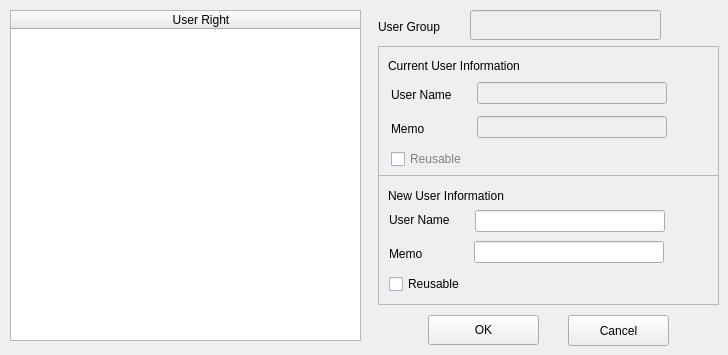
   <widget class="QWidget" name="tab">
    <attribute name="title">
     <string>Modify Account</string>
    </attribute>
    <widget class="QLabel" name="textLabel6">
     <property name="geometry">
      <rect>
       <x>378</x>
       <y>17</y>
       <width>91</width>
       <height>20</height>
      </rect>
     </property>
     <property name="text">
      <string>User Group</string>
     </property>
     <property name="wordWrap">
      <bool>false</bool>
     </property>
    </widget>
    <widget class="QPushButton" name="ButModifyUserOK">
     <property name="geometry">
      <rect>
       <x>428</x>
       <y>315</y>
       <width>111</width>
       <height>30</height>
      </rect>
     </property>
     <property name="text">
      <string>OK</string>
     </property>
    </widget>
    <widget class="QLineEdit" name="EditModUserGroup">
     <property name="enabled">
      <bool>false</bool>
     </property>
     <property name="geometry">
      <rect>
       <x>470</x>
       <y>10</y>
       <width>191</width>
       <height>30</height>
      </rect>
     </property>
    </widget>
    <widget class="QFrame" name="frame6">
     <property name="geometry">
      <rect>
       <x>378</x>
       <y>175</y>
       <width>341</width>
       <height>130</height>
      </rect>
     </property>
     <property name="frameShape">
      <enum>QFrame::StyledPanel</enum>
     </property>
     <property name="frameShadow">
      <enum>QFrame::Plain</enum>
     </property>
     <widget class="QLabel" name="textLabel12">
      <property name="geometry">
       <rect>
        <x>11</x>
        <y>31</y>
        <width>81</width>
        <height>28</height>
       </rect>
      </property>
      <property name="text">
       <string>User Name</string>
      </property>
      <property name="wordWrap">
       <bool>false</bool>
      </property>
     </widget>
     <widget class="QLabel" name="textLabel13">
      <property name="geometry">
       <rect>
        <x>11</x>
        <y>65</y>
        <width>81</width>
        <height>28</height>
       </rect>
      </property>
      <property name="text">
       <string>Memo</string>
      </property>
      <property name="wordWrap">
       <bool>false</bool>
      </property>
     </widget>
     <widget class="QLabel" name="textLabel11">
      <property name="geometry">
       <rect>
        <x>10</x>
        <y>10</y>
        <width>200</width>
        <height>21</height>
       </rect>
      </property>
      <property name="text">
       <string>New User Information</string>
      </property>
      <property name="wordWrap">
       <bool>false</bool>
      </property>
     </widget>
     <widget class="QLineEdit" name="EditModMemoNew">
      <property name="geometry">
       <rect>
        <x>96</x>
        <y>66</y>
        <width>190</width>
        <height>22</height>
       </rect>
      </property>
     </widget>
     <widget class="QLineEdit" name="EditModUserNameNew">
      <property name="geometry">
       <rect>
        <x>97</x>
        <y>35</y>
        <width>190</width>
        <height>22</height>
       </rect>
      </property>
     </widget>
     <widget class="QCheckBox" name="CheckModReuseNew">
      <property name="geometry">
       <rect>
        <x>11</x>
        <y>99</y>
        <width>131</width>
        <height>20</height>
       </rect>
      </property>
      <property name="palette">
       <palette>
        <active>
         <colorrole role="WindowText">
          <brush brushstyle="SolidPattern">
           <color alpha="255">
            <red>0</red>
            <green>0</green>
            <blue>0</blue>
           </color>
          </brush>
         </colorrole>
         <colorrole role="Button">
          <brush brushstyle="SolidPattern">
           <color alpha="255">
            <red>85</red>
            <green>170</green>
            <blue>255</blue>
           </color>
          </brush>
         </colorrole>
         <colorrole role="Light">
          <brush brushstyle="SolidPattern">
           <color alpha="255">
            <red>212</red>
            <green>234</green>
            <blue>255</blue>
           </color>
          </brush>
         </colorrole>
         <colorrole role="Midlight">
          <brush brushstyle="SolidPattern">
           <color alpha="255">
            <red>148</red>
            <green>202</green>
            <blue>255</blue>
           </color>
          </brush>
         </colorrole>
         <colorrole role="Dark">
          <brush brushstyle="SolidPattern">
           <color alpha="255">
            <red>42</red>
            <green>85</green>
            <blue>127</blue>
           </color>
          </brush>
         </colorrole>
         <colorrole role="Mid">
          <brush brushstyle="SolidPattern">
           <color alpha="255">
            <red>57</red>
            <green>113</green>
            <blue>170</blue>
           </color>
          </brush>
         </colorrole>
         <colorrole role="Text">
          <brush brushstyle="SolidPattern">
           <color alpha="255">
            <red>0</red>
            <green>0</green>
            <blue>0</blue>
           </color>
          </brush>
         </colorrole>
         <colorrole role="BrightText">
          <brush brushstyle="SolidPattern">
           <color alpha="255">
            <red>0</red>
            <green>0</green>
            <blue>0</blue>
           </color>
          </brush>
         </colorrole>
         <colorrole role="ButtonText">
          <brush brushstyle="SolidPattern">
           <color alpha="255">
            <red>0</red>
            <green>0</green>
            <blue>0</blue>
           </color>
          </brush>
         </colorrole>
         <colorrole role="Base">
          <brush brushstyle="SolidPattern">
           <color alpha="255">
            <red>255</red>
            <green>255</green>
            <blue>255</blue>
           </color>
          </brush>
         </colorrole>
         <colorrole role="Window">
          <brush brushstyle="SolidPattern">
           <color alpha="255">
            <red>212</red>
            <green>228</green>
            <blue>255</blue>
           </color>
          </brush>
         </colorrole>
         <colorrole role="Shadow">
          <brush brushstyle="SolidPattern">
           <color alpha="255">
            <red>0</red>
            <green>0</green>
            <blue>0</blue>
           </color>
          </brush>
         </colorrole>
         <colorrole role="Highlight">
          <brush brushstyle="SolidPattern">
           <color alpha="255">
            <red>255</red>
            <green>106</green>
            <blue>113</blue>
           </color>
          </brush>
         </colorrole>
         <colorrole role="HighlightedText">
          <brush brushstyle="SolidPattern">
           <color alpha="255">
            <red>0</red>
            <green>0</green>
            <blue>0</blue>
           </color>
          </brush>
         </colorrole>
         <colorrole role="Link">
          <brush brushstyle="SolidPattern">
           <color alpha="255">
            <red>0</red>
            <green>0</green>
            <blue>0</blue>
           </color>
          </brush>
         </colorrole>
         <colorrole role="LinkVisited">
          <brush brushstyle="SolidPattern">
           <color alpha="255">
            <red>0</red>
            <green>0</green>
            <blue>0</blue>
           </color>
          </brush>
         </colorrole>
        </active>
        <inactive>
         <colorrole role="WindowText">
          <brush brushstyle="SolidPattern">
           <color alpha="255">
            <red>0</red>
            <green>0</green>
            <blue>0</blue>
           </color>
          </brush>
         </colorrole>
         <colorrole role="Button">
          <brush brushstyle="SolidPattern">
           <color alpha="255">
            <red>85</red>
            <green>170</green>
            <blue>255</blue>
           </color>
          </brush>
         </colorrole>
         <colorrole role="Light">
          <brush brushstyle="SolidPattern">
           <color alpha="255">
            <red>212</red>
            <green>234</green>
            <blue>255</blue>
           </color>
          </brush>
         </colorrole>
         <colorrole role="Midlight">
          <brush brushstyle="SolidPattern">
           <color alpha="255">
            <red>123</red>
            <green>189</green>
            <blue>255</blue>
           </color>
          </brush>
         </colorrole>
         <colorrole role="Dark">
          <brush brushstyle="SolidPattern">
           <color alpha="255">
            <red>42</red>
            <green>85</green>
            <blue>127</blue>
           </color>
          </brush>
         </colorrole>
         <colorrole role="Mid">
          <brush brushstyle="SolidPattern">
           <color alpha="255">
            <red>57</red>
            <green>113</green>
            <blue>170</blue>
           </color>
          </brush>
         </colorrole>
         <colorrole role="Text">
          <brush brushstyle="SolidPattern">
           <color alpha="255">
            <red>0</red>
            <green>0</green>
            <blue>0</blue>
           </color>
          </brush>
         </colorrole>
         <colorrole role="BrightText">
          <brush brushstyle="SolidPattern">
           <color alpha="255">
            <red>0</red>
            <green>0</green>
            <blue>0</blue>
           </color>
          </brush>
         </colorrole>
         <colorrole role="ButtonText">
          <brush brushstyle="SolidPattern">
           <color alpha="255">
            <red>0</red>
            <green>0</green>
            <blue>0</blue>
           </color>
          </brush>
         </colorrole>
         <colorrole role="Base">
          <brush brushstyle="SolidPattern">
           <color alpha="255">
            <red>255</red>
            <green>255</green>
            <blue>255</blue>
           </color>
          </brush>
         </colorrole>
         <colorrole role="Window">
          <brush brushstyle="SolidPattern">
           <color alpha="255">
            <red>212</red>
            <green>228</green>
            <blue>255</blue>
           </color>
          </brush>
         </colorrole>
         <colorrole role="Shadow">
          <brush brushstyle="SolidPattern">
           <color alpha="255">
            <red>0</red>
            <green>0</green>
            <blue>0</blue>
           </color>
          </brush>
         </colorrole>
         <colorrole role="Highlight">
          <brush brushstyle="SolidPattern">
           <color alpha="255">
            <red>255</red>
            <green>106</green>
            <blue>113</blue>
           </color>
          </brush>
         </colorrole>
         <colorrole role="HighlightedText">
          <brush brushstyle="SolidPattern">
           <color alpha="255">
            <red>0</red>
            <green>0</green>
            <blue>0</blue>
           </color>
          </brush>
         </colorrole>
         <colorrole role="Link">
          <brush brushstyle="SolidPattern">
           <color alpha="255">
            <red>0</red>
            <green>0</green>
            <blue>0</blue>
           </color>
          </brush>
         </colorrole>
         <colorrole role="LinkVisited">
          <brush brushstyle="SolidPattern">
           <color alpha="255">
            <red>0</red>
            <green>0</green>
            <blue>0</blue>
           </color>
          </brush>
         </colorrole>
        </inactive>
        <disabled>
         <colorrole role="WindowText">
          <brush brushstyle="SolidPattern">
           <color alpha="255">
            <red>0</red>
            <green>0</green>
            <blue>0</blue>
           </color>
          </brush>
         </colorrole>
         <colorrole role="Button">
          <brush brushstyle="SolidPattern">
           <color alpha="255">
            <red>85</red>
            <green>170</green>
            <blue>255</blue>
           </color>
          </brush>
         </colorrole>
         <colorrole role="Light">
          <brush brushstyle="SolidPattern">
           <color alpha="255">
            <red>212</red>
            <green>234</green>
            <blue>255</blue>
           </color>
          </brush>
         </colorrole>
         <colorrole role="Midlight">
          <brush brushstyle="SolidPattern">
           <color alpha="255">
            <red>123</red>
            <green>189</green>
            <blue>255</blue>
           </color>
          </brush>
         </colorrole>
         <colorrole role="Dark">
          <brush brushstyle="SolidPattern">
           <color alpha="255">
            <red>42</red>
            <green>85</green>
            <blue>127</blue>
           </color>
          </brush>
         </colorrole>
         <colorrole role="Mid">
          <brush brushstyle="SolidPattern">
           <color alpha="255">
            <red>57</red>
            <green>113</green>
            <blue>170</blue>
           </color>
          </brush>
         </colorrole>
         <colorrole role="Text">
          <brush brushstyle="SolidPattern">
           <color alpha="255">
            <red>0</red>
            <green>0</green>
            <blue>0</blue>
           </color>
          </brush>
         </colorrole>
         <colorrole role="BrightText">
          <brush brushstyle="SolidPattern">
           <color alpha="255">
            <red>0</red>
            <green>0</green>
            <blue>0</blue>
           </color>
          </brush>
         </colorrole>
         <colorrole role="ButtonText">
          <brush brushstyle="SolidPattern">
           <color alpha="255">
            <red>128</red>
            <green>128</green>
            <blue>128</blue>
           </color>
          </brush>
         </colorrole>
         <colorrole role="Base">
          <brush brushstyle="SolidPattern">
           <color alpha="255">
            <red>255</red>
            <green>255</green>
            <blue>255</blue>
           </color>
          </brush>
         </colorrole>
         <colorrole role="Window">
          <brush brushstyle="SolidPattern">
           <color alpha="255">
            <red>212</red>
            <green>228</green>
            <blue>255</blue>
           </color>
          </brush>
         </colorrole>
         <colorrole role="Shadow">
          <brush brushstyle="SolidPattern">
           <color alpha="255">
            <red>0</red>
            <green>0</green>
            <blue>0</blue>
           </color>
          </brush>
         </colorrole>
         <colorrole role="Highlight">
          <brush brushstyle="SolidPattern">
           <color alpha="255">
            <red>255</red>
            <green>106</green>
            <blue>113</blue>
           </color>
          </brush>
         </colorrole>
         <colorrole role="HighlightedText">
          <brush brushstyle="SolidPattern">
           <color alpha="255">
            <red>0</red>
            <green>0</green>
            <blue>0</blue>
           </color>
          </brush>
         </colorrole>
         <colorrole role="Link">
          <brush brushstyle="SolidPattern">
           <color alpha="255">
            <red>0</red>
            <green>0</green>
            <blue>0</blue>
           </color>
          </brush>
         </colorrole>
         <colorrole role="LinkVisited">
          <brush brushstyle="SolidPattern">
           <color alpha="255">
            <red>0</red>
            <green>0</green>
            <blue>0</blue>
           </color>
          </brush>
         </colorrole>
        </disabled>
       </palette>
      </property>
      <property name="text">
       <string>Reusable</string>
      </property>
     </widget>
    </widget>
    <widget class="QFrame" name="frame5">
     <property name="geometry">
      <rect>
       <x>378</x>
       <y>46</y>
       <width>341</width>
       <height>130</height>
      </rect>
     </property>
     <property name="frameShape">
      <enum>QFrame::StyledPanel</enum>
     </property>
     <property name="frameShadow">
      <enum>QFrame::Plain</enum>
     </property>
     <widget class="QLabel" name="textLabel7">
      <property name="geometry">
       <rect>
        <x>13</x>
        <y>35</y>
        <width>81</width>
        <height>28</height>
       </rect>
      </property>
      <property name="text">
       <string>User Name</string>
      </property>
      <property name="wordWrap">
       <bool>false</bool>
      </property>
     </widget>
     <widget class="QLabel" name="textLabel8">
      <property name="geometry">
       <rect>
        <x>13</x>
        <y>69</y>
        <width>81</width>
        <height>28</height>
       </rect>
      </property>
      <property name="text">
       <string>Memo</string>
      </property>
      <property name="wordWrap">
       <bool>false</bool>
      </property>
     </widget>
     <widget class="QLabel" name="textLabel10">
      <property name="geometry">
       <rect>
        <x>10</x>
        <y>9</y>
        <width>190</width>
        <height>21</height>
       </rect>
      </property>
      <property name="text">
       <string>Current User Information</string>
      </property>
      <property name="wordWrap">
       <bool>false</bool>
      </property>
     </widget>
     <widget class="QLineEdit" name="EditModMemo">
      <property name="enabled">
       <bool>false</bool>
      </property>
      <property name="geometry">
       <rect>
        <x>99</x>
        <y>70</y>
        <width>190</width>
        <height>22</height>
       </rect>
      </property>
     </widget>
     <widget class="QLineEdit" name="EditModUserName">
      <property name="enabled">
       <bool>false</bool>
      </property>
      <property name="geometry">
       <rect>
        <x>99</x>
        <y>36</y>
        <width>190</width>
        <height>22</height>
       </rect>
      </property>
     </widget>
     <widget class="QCheckBox" name="CheckModReuse">
      <property name="enabled">
       <bool>false</bool>
      </property>
      <property name="geometry">
       <rect>
        <x>13</x>
        <y>103</y>
        <width>121</width>
        <height>20</height>
       </rect>
      </property>
      <property name="palette">
       <palette>
        <active>
         <colorrole role="WindowText">
          <brush brushstyle="SolidPattern">
           <color alpha="255">
            <red>0</red>
            <green>0</green>
            <blue>0</blue>
           </color>
          </brush>
         </colorrole>
         <colorrole role="Button">
          <brush brushstyle="SolidPattern">
           <color alpha="255">
            <red>85</red>
            <green>170</green>
            <blue>255</blue>
           </color>
          </brush>
         </colorrole>
         <colorrole role="Light">
          <brush brushstyle="SolidPattern">
           <color alpha="255">
            <red>212</red>
            <green>234</green>
            <blue>255</blue>
           </color>
          </brush>
         </colorrole>
         <colorrole role="Midlight">
          <brush brushstyle="SolidPattern">
           <color alpha="255">
            <red>148</red>
            <green>202</green>
            <blue>255</blue>
           </color>
          </brush>
         </colorrole>
         <colorrole role="Dark">
          <brush brushstyle="SolidPattern">
           <color alpha="255">
            <red>42</red>
            <green>85</green>
            <blue>127</blue>
           </color>
          </brush>
         </colorrole>
         <colorrole role="Mid">
          <brush brushstyle="SolidPattern">
           <color alpha="255">
            <red>57</red>
            <green>113</green>
            <blue>170</blue>
           </color>
          </brush>
         </colorrole>
         <colorrole role="Text">
          <brush brushstyle="SolidPattern">
           <color alpha="255">
            <red>0</red>
            <green>0</green>
            <blue>0</blue>
           </color>
          </brush>
         </colorrole>
         <colorrole role="BrightText">
          <brush brushstyle="SolidPattern">
           <color alpha="255">
            <red>0</red>
            <green>0</green>
            <blue>0</blue>
           </color>
          </brush>
         </colorrole>
         <colorrole role="ButtonText">
          <brush brushstyle="SolidPattern">
           <color alpha="255">
            <red>0</red>
            <green>0</green>
            <blue>0</blue>
           </color>
          </brush>
         </colorrole>
         <colorrole role="Base">
          <brush brushstyle="SolidPattern">
           <color alpha="255">
            <red>255</red>
            <green>255</green>
            <blue>255</blue>
           </color>
          </brush>
         </colorrole>
         <colorrole role="Window">
          <brush brushstyle="SolidPattern">
           <color alpha="255">
            <red>212</red>
            <green>228</green>
            <blue>255</blue>
           </color>
          </brush>
         </colorrole>
         <colorrole role="Shadow">
          <brush brushstyle="SolidPattern">
           <color alpha="255">
            <red>0</red>
            <green>0</green>
            <blue>0</blue>
           </color>
          </brush>
         </colorrole>
         <colorrole role="Highlight">
          <brush brushstyle="SolidPattern">
           <color alpha="255">
            <red>255</red>
            <green>106</green>
            <blue>113</blue>
           </color>
          </brush>
         </colorrole>
         <colorrole role="HighlightedText">
          <brush brushstyle="SolidPattern">
           <color alpha="255">
            <red>0</red>
            <green>0</green>
            <blue>0</blue>
           </color>
          </brush>
         </colorrole>
         <colorrole role="Link">
          <brush brushstyle="SolidPattern">
           <color alpha="255">
            <red>0</red>
            <green>0</green>
            <blue>0</blue>
           </color>
          </brush>
         </colorrole>
         <colorrole role="LinkVisited">
          <brush brushstyle="SolidPattern">
           <color alpha="255">
            <red>0</red>
            <green>0</green>
            <blue>0</blue>
           </color>
          </brush>
         </colorrole>
        </active>
        <inactive>
         <colorrole role="WindowText">
          <brush brushstyle="SolidPattern">
           <color alpha="255">
            <red>0</red>
            <green>0</green>
            <blue>0</blue>
           </color>
          </brush>
         </colorrole>
         <colorrole role="Button">
          <brush brushstyle="SolidPattern">
           <color alpha="255">
            <red>85</red>
            <green>170</green>
            <blue>255</blue>
           </color>
          </brush>
         </colorrole>
         <colorrole role="Light">
          <brush brushstyle="SolidPattern">
           <color alpha="255">
            <red>212</red>
            <green>234</green>
            <blue>255</blue>
           </color>
          </brush>
         </colorrole>
         <colorrole role="Midlight">
          <brush brushstyle="SolidPattern">
           <color alpha="255">
            <red>123</red>
            <green>189</green>
            <blue>255</blue>
           </color>
          </brush>
         </colorrole>
         <colorrole role="Dark">
          <brush brushstyle="SolidPattern">
           <color alpha="255">
            <red>42</red>
            <green>85</green>
            <blue>127</blue>
           </color>
          </brush>
         </colorrole>
         <colorrole role="Mid">
          <brush brushstyle="SolidPattern">
           <color alpha="255">
            <red>57</red>
            <green>113</green>
            <blue>170</blue>
           </color>
          </brush>
         </colorrole>
         <colorrole role="Text">
          <brush brushstyle="SolidPattern">
           <color alpha="255">
            <red>0</red>
            <green>0</green>
            <blue>0</blue>
           </color>
          </brush>
         </colorrole>
         <colorrole role="BrightText">
          <brush brushstyle="SolidPattern">
           <color alpha="255">
            <red>0</red>
            <green>0</green>
            <blue>0</blue>
           </color>
          </brush>
         </colorrole>
         <colorrole role="ButtonText">
          <brush brushstyle="SolidPattern">
           <color alpha="255">
            <red>0</red>
            <green>0</green>
            <blue>0</blue>
           </color>
          </brush>
         </colorrole>
         <colorrole role="Base">
          <brush brushstyle="SolidPattern">
           <color alpha="255">
            <red>255</red>
            <green>255</green>
            <blue>255</blue>
           </color>
          </brush>
         </colorrole>
         <colorrole role="Window">
          <brush brushstyle="SolidPattern">
           <color alpha="255">
            <red>212</red>
            <green>228</green>
            <blue>255</blue>
           </color>
          </brush>
         </colorrole>
         <colorrole role="Shadow">
          <brush brushstyle="SolidPattern">
           <color alpha="255">
            <red>0</red>
            <green>0</green>
            <blue>0</blue>
           </color>
          </brush>
         </colorrole>
         <colorrole role="Highlight">
          <brush brushstyle="SolidPattern">
           <color alpha="255">
            <red>255</red>
            <green>106</green>
            <blue>113</blue>
           </color>
          </brush>
         </colorrole>
         <colorrole role="HighlightedText">
          <brush brushstyle="SolidPattern">
           <color alpha="255">
            <red>0</red>
            <green>0</green>
            <blue>0</blue>
           </color>
          </brush>
         </colorrole>
         <colorrole role="Link">
          <brush brushstyle="SolidPattern">
           <color alpha="255">
            <red>0</red>
            <green>0</green>
            <blue>0</blue>
           </color>
          </brush>
         </colorrole>
         <colorrole role="LinkVisited">
          <brush brushstyle="SolidPattern">
           <color alpha="255">
            <red>0</red>
            <green>0</green>
            <blue>0</blue>
           </color>
          </brush>
         </colorrole>
        </inactive>
        <disabled>
         <colorrole role="WindowText">
          <brush brushstyle="SolidPattern">
           <color alpha="255">
            <red>128</red>
            <green>128</green>
            <blue>128</blue>
           </color>
          </brush>
         </colorrole>
         <colorrole role="Button">
          <brush brushstyle="SolidPattern">
           <color alpha="255">
            <red>85</red>
            <green>170</green>
            <blue>255</blue>
           </color>
          </brush>
         </colorrole>
         <colorrole role="Light">
          <brush brushstyle="SolidPattern">
           <color alpha="255">
            <red>212</red>
            <green>234</green>
            <blue>255</blue>
           </color>
          </brush>
         </colorrole>
         <colorrole role="Midlight">
          <brush brushstyle="SolidPattern">
           <color alpha="255">
            <red>123</red>
            <green>189</green>
            <blue>255</blue>
           </color>
          </brush>
         </colorrole>
         <colorrole role="Dark">
          <brush brushstyle="SolidPattern">
           <color alpha="255">
            <red>42</red>
            <green>85</green>
            <blue>127</blue>
           </color>
          </brush>
         </colorrole>
         <colorrole role="Mid">
          <brush brushstyle="SolidPattern">
           <color alpha="255">
            <red>57</red>
            <green>113</green>
            <blue>170</blue>
           </color>
          </brush>
         </colorrole>
         <colorrole role="Text">
          <brush brushstyle="SolidPattern">
           <color alpha="255">
            <red>0</red>
            <green>0</green>
            <blue>0</blue>
           </color>
          </brush>
         </colorrole>
         <colorrole role="BrightText">
          <brush brushstyle="SolidPattern">
           <color alpha="255">
            <red>0</red>
            <green>0</green>
            <blue>0</blue>
           </color>
          </brush>
         </colorrole>
         <colorrole role="ButtonText">
          <brush brushstyle="SolidPattern">
           <color alpha="255">
            <red>128</red>
            <green>128</green>
            <blue>128</blue>
           </color>
          </brush>
         </colorrole>
         <colorrole role="Base">
          <brush brushstyle="SolidPattern">
           <color alpha="255">
            <red>255</red>
            <green>255</green>
            <blue>255</blue>
           </color>
          </brush>
         </colorrole>
         <colorrole role="Window">
          <brush brushstyle="SolidPattern">
           <color alpha="255">
            <red>212</red>
            <green>228</green>
            <blue>255</blue>
           </color>
          </brush>
         </colorrole>
         <colorrole role="Shadow">
          <brush brushstyle="SolidPattern">
           <color alpha="255">
            <red>0</red>
            <green>0</green>
            <blue>0</blue>
           </color>
          </brush>
         </colorrole>
         <colorrole role="Highlight">
          <brush brushstyle="SolidPattern">
           <color alpha="255">
            <red>255</red>
            <green>106</green>
            <blue>113</blue>
           </color>
          </brush>
         </colorrole>
         <colorrole role="HighlightedText">
          <brush brushstyle="SolidPattern">
           <color alpha="255">
            <red>0</red>
            <green>0</green>
            <blue>0</blue>
           </color>
          </brush>
         </colorrole>
         <colorrole role="Link">
          <brush brushstyle="SolidPattern">
           <color alpha="255">
            <red>0</red>
            <green>0</green>
            <blue>0</blue>
           </color>
          </brush>
         </colorrole>
         <colorrole role="LinkVisited">
          <brush brushstyle="SolidPattern">
           <color alpha="255">
            <red>0</red>
            <green>0</green>
            <blue>0</blue>
           </color>
          </brush>
         </colorrole>
        </disabled>
       </palette>
      </property>
      <property name="focusPolicy">
       <enum>Qt::WheelFocus</enum>
      </property>
      <property name="text">
       <string>Reusable</string>
      </property>
     </widget>
    </widget>
    <widget class="QPushButton" name="ButModifyUserCanel">
     <property name="geometry">
      <rect>
       <x>568</x>
       <y>315</y>
       <width>101</width>
       <height>31</height>
      </rect>
     </property>
     <property name="text">
      <string>Cancel</string>
     </property>
    </widget>
    <widget class="QTableWidget" name="listViewModifyUser">
     <property name="geometry">
      <rect>
       <x>10</x>
       <y>10</y>
       <width>351</width>
       <height>331</height>
      </rect>
     </property>
     <attribute name="horizontalHeaderDefaultSectionSize">
      <number>380</number>
     </attribute>
     <column>
      <property name="text">
       <string>User Right</string>
      </property>
     </column>
    </widget>
   </widget>
